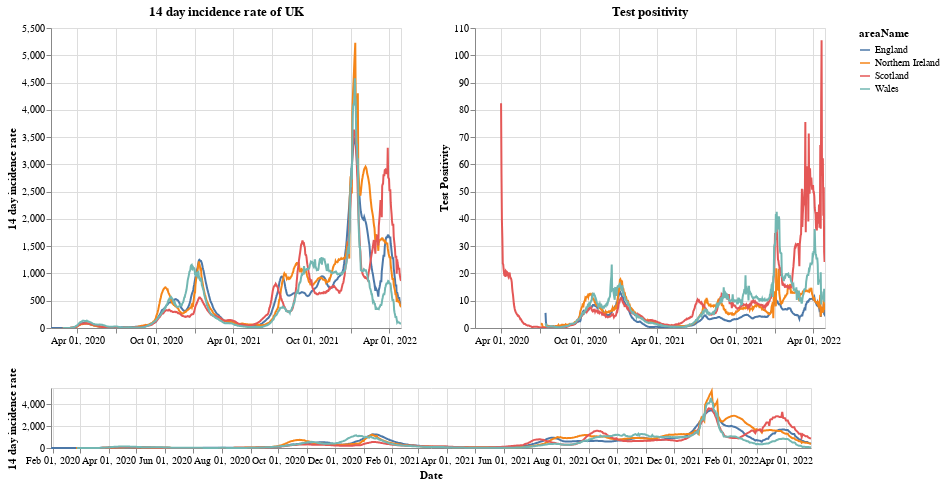

Notebook code for this chart:
### Markdown cell above
# Plots

First a plot with each country in the UK. The top right shows the positivity rate for (which is the percentage of registered tests which were positive) while the top left is the 14 day incidence rate. The bottom chart can be used to select the timeframe (does not work on a mobile device).

### Code cell
#collapse
brush = alt.selection(type='interval', name='DateBrush',encodings=['x'],fields=['Time'])
leg_selection = alt.selection_multi(fields=['areaName'], bind='legend')

base = alt.Chart(uk_cases).mark_line().encode(
    x=alt.X("yearmonthdate(date):T", axis=alt.Axis(title='Date')),
    y=alt.Y("twoWeeklyCasesRate:Q", axis=alt.Axis(title='14 day incidence rate')),
    tooltip=['areaName', 'date','twoWeeklyCasesRate', 'testPositivity'],
    color='areaName',
    opacity=alt.condition(leg_selection, alt.value(2), alt.value(0.1))
).add_selection(leg_selection).properties(width=350)

upper = base.encode(alt.X('yearmonthdate(date):T', axis=alt.Axis(title=''),
                         scale=alt.Scale(domain=brush))
                   ).properties(title=f'14 day incidence rate of UK')
upper_right = upper.encode(alt.Y('testPositivity:Q', axis=alt.Axis(title='Test Positivity'))).properties(title='Test positivity')
lower = base.properties(height=60, width = 760).add_selection(brush)

(upper | upper_right) & lower

### Figure 1 — Vega-Lite specification as saved in the notebook (floating-point values rounded to 4 significant figures; data arrays with more than 128 entries replaced by an {"elided": "..."} marker saying what was removed)
{"config": {"view": {"continuousWidth": 400, "continuousHeight": 300}}, "vconcat": [{"hconcat": [{"mark": "line", "encoding": {"color": {"type": "nominal", "field": "areaName"}, "opacity": {"condition": {"value": 2, "selection": "selector001"}, "value": 0.1}, "tooltip": [{"type": "nominal", "field": "areaName"}, {"type": "temporal", "field": "date"}, {"type": "quantitative", "field": "twoWeeklyCasesRate"}, {"type": "quantitative", "field": "testPositivity"}], "x": {"type": "temporal", "axis": {"title": ""}, "field": "date", "scale": {"domain": {"selection": "DateBrush"}}, "timeUnit": "yearmonthdate"}, "y": {"type": "quantitative", "axis": {"title": "14 day incidence rate"}, "field": "twoWeeklyCasesRate"}}, "selection": {"selector001": {"type": "multi", "fields": ["areaName"], "bind": "legend"}}, "title": "14 day incidence rate of UK", "width": 350}, {"mark": "line", "encoding": {"color": {"type": "nominal", "field": "areaName"}, "opacity": {"condition": {"value": 2, "selection": "selector001"}, "value": 0.1}, "tooltip": [{"type": "nominal", "field": "areaName"}, {"type": "temporal", "field": "date"}, {"type": "quantitative", "field": "twoWeeklyCasesRate"}, {"type": "quantitative", "field": "testPositivity"}], "x": {"type": "temporal", "axis": {"title": ""}, "field": "date", "scale": {"domain": {"selection": "DateBrush"}}, "timeUnit": "yearmonthdate"}, "y": {"type": "quantitative", "axis": {"title": "Test Positivity"}, "field": "testPositivity"}}, "selection": {"selector001": {"type": "multi", "fields": ["areaName"], "bind": "legend"}}, "title": "Test positivity", "width": 350}]}, {"mark": "line", "encoding": {"color": {"type": "nominal", "field": "areaName"}, "opacity": {"condition": {"value": 2, "selection": "selector001"}, "value": 0.1}, "tooltip": [{"type": "nominal", "field": "areaName"}, {"type": "temporal", "field": "date"}, {"type": "quantitative", "field": "twoWeeklyCasesRate"}, {"type": "quantitative", "field": "testPositivity"}], "x": {"type": "temporal", "axis": {"title": "Date"}, "field": "date", "timeUnit": "yearmonthdate"}, "y": {"type": "quantitative", "axis": {"title": "14 day incidence rate"}, "field": "twoWeeklyCasesRate"}}, "height": 60, "selection": {"selector001": {"type": "multi", "fields": ["areaName"], "bind": "legend"}, "DateBrush": {"type": "interval", "encodings": ["x"], "fields": ["Time"]}}, "width": 760}], "data": {"name": "data-b69befb0db7d70d53ee1d0b0b26762ca"}, "$schema": "https://vega.github.io/schema/vega-lite/v4.8.1.json", "datasets": {"data-b69befb0db7d70d53ee1d0b0b26762ca": {"elided": "3196 records"}}}
